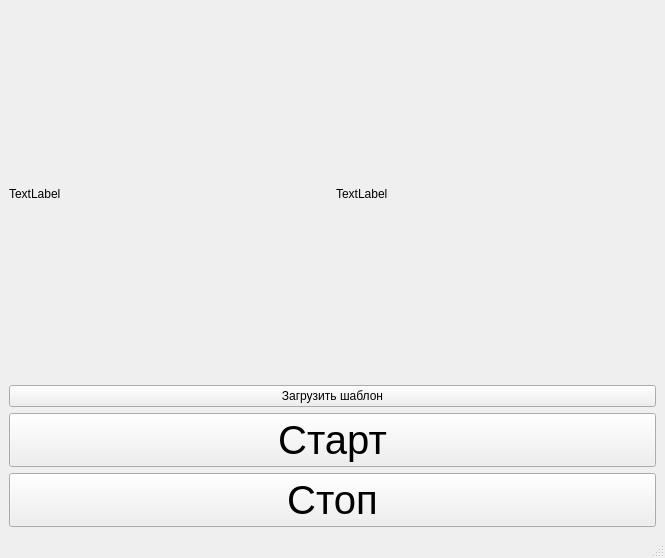
<?xml version="1.0" encoding="UTF-8"?>
<ui version="4.0">
 <class>MainWindow</class>
 <widget class="QMainWindow" name="MainWindow">
  <property name="geometry">
   <rect>
    <x>0</x>
    <y>0</y>
    <width>665</width>
    <height>558</height>
   </rect>
  </property>
  <property name="windowTitle">
   <string>MainWindow</string>
  </property>
  <widget class="QWidget" name="centralwidget">
   <layout class="QGridLayout" name="gridLayout">
    <item row="2" column="0" colspan="2">
     <widget class="QPushButton" name="pushButton">
      <property name="font">
       <font>
        <pointsize>30</pointsize>
       </font>
      </property>
      <property name="text">
       <string>Старт</string>
      </property>
     </widget>
    </item>
    <item row="3" column="0" colspan="2">
     <widget class="QPushButton" name="pushButton_2">
      <property name="font">
       <font>
        <pointsize>30</pointsize>
       </font>
      </property>
      <property name="text">
       <string>Стоп</string>
      </property>
     </widget>
    </item>
    <item row="0" column="1">
     <widget class="QLabel" name="label_2">
      <property name="text">
       <string>TextLabel</string>
      </property>
     </widget>
    </item>
    <item row="0" column="0">
     <widget class="QLabel" name="label">
      <property name="text">
       <string>TextLabel</string>
      </property>
     </widget>
    </item>
    <item row="1" column="0" colspan="2">
     <widget class="QPushButton" name="loadTemplate">
      <property name="text">
       <string>Загрузить шаблон</string>
      </property>
     </widget>
    </item>
   </layout>
  </widget>
  <widget class="QMenuBar" name="menubar">
   <property name="geometry">
    <rect>
     <x>0</x>
     <y>0</y>
     <width>665</width>
     <height>21</height>
    </rect>
   </property>
  </widget>
  <widget class="QStatusBar" name="statusbar"/>
 </widget>
 <resources/>
 <connections/>
</ui>
